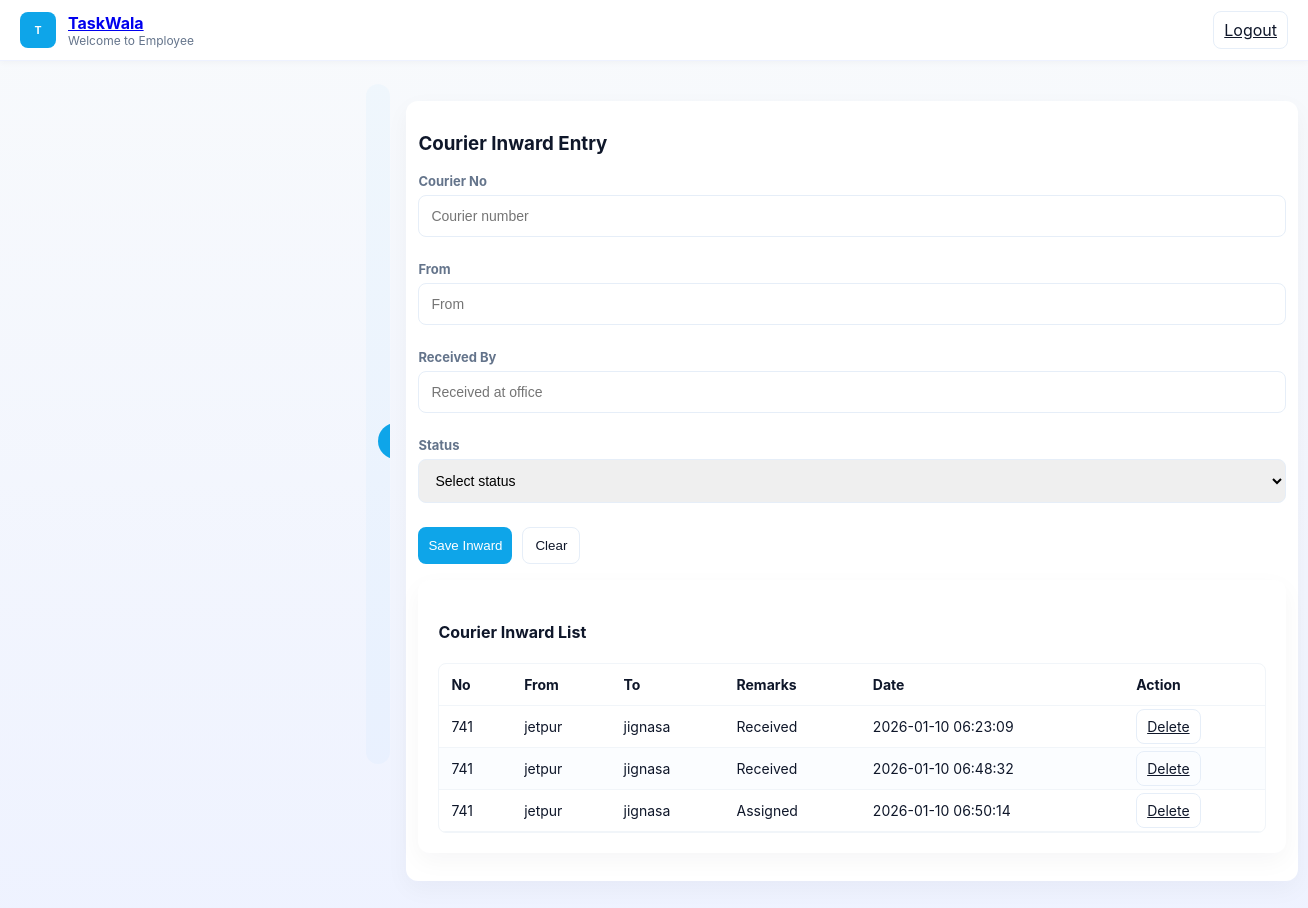
Page /admin/courier_inward.php on the committed database.
### tables this page shows
CREATE TABLE IF NOT EXISTS `courier_inward` (
  `id` int(11) NOT NULL AUTO_INCREMENT,
  `courier_number` int(100) NOT NULL,
  `from` varchar(500) DEFAULT NULL,
  `received_by` varchar(100) DEFAULT NULL,
  `status` enum('Received','Assigned','Delivered') DEFAULT 'Received',
  `date` timestamp NOT NULL DEFAULT CURRENT_TIMESTAMP,
  PRIMARY KEY (`id`)
);

### admin/courier_inward.php (the view, shortened to what this page needs)
<?php
include("./header.php");
?>
<main class="main-content" id="mainContent">
    <div class="card fullscreen">
        <h3>Courier Inward Entry</h3>
        <form action="./courier_in.php" method="post" onsubmit="return validateCourierForm()">
            <div class="form-row">
                <label>Courier No</label>
                <input id="cinNo" name="number" placeholder="Courier number">
            </div>
            <div class="form-row">
                <label>From</label>
                <input id="cinFrom" name="from" placeholder="From">
            </div>
            <div class="form-row">
                <label>Received By</label>
                <input id="cinTo" name="received_by" placeholder="Received at office">
            </div>
            <div class="form-row">
                <label>Status</label>
                <select id="cinStatus" name="status">
                    <option value="">Select status</option>
                </select>
            </div>
            <div class="form-actions">
                <button type="submit" class="btn">Save Inward</button>
                <button type="reset" class="btn-secondary">Clear</button>
            </div>
        </form>
        <div class="card" style="margin-top:16px">
            <h4 class="mt-5">Courier Inward List</h4>
            <div class="table-wrap">
                <table id="cinTable">
                    <?php
                    $query = "SELECT * FROM courier_inward ";
                    $result = mysqli_query($conn, $query);
                    ?>
                    <thead>
                        <tr>
                            <th>No</th>
                            <th>From</th>
                            <th>To</th>
                            <th>Remarks</th>
                            <th>Date</th>
                            <th>Action</th>
                        </tr>
                    </thead>
                    <tbody>
                        <?php while ($cin = mysqli_fetch_assoc($result)) { ?>
                            <tr>
                                <td>
                                    <?php echo $cin['courier_number']; ?>
                                </td>
                                <td>
                                    <?php echo $cin['from']; ?>
                                </td>
                                <td>
                                    <?php echo $cin['received_by']; ?>
                                </td>
                                <td>
                                    <?php echo $cin['status']; ?>
                                </td>
                                <td>
                                    <?php echo $cin['date']; ?>
                                </td>
                                <td><a data-id="ci_" href="./courier_delete.php?id<?php echo $cin['id']; ?>"
                                        class="delCin btn ghost">Delete</a></td>
                            </tr>
                        <?php } ?>
                    </tbody>
                </table>
            </div>
        </div>
    </div>
</main>

### css/style.css (style rules this page uses)
:root { --sky: #0ea5e9; --navy: #0f172a; --muted: #64748b; --bg: #f8fafc; --card: #ffffff }
* { box-sizing: border-box }
body { margin: 0; font-family: Inter, system-ui, Arial; background: linear-gradient(180deg, var(--bg), #eef2ff); color: var(--navy); -webkit-font-smoothing: antialiased }
.btn { padding: 8px 10px; border-radius: 8px; background: var(--sky); color: white; border: none; cursor: pointer }
.btn.ghost { background: transparent; color: var(--navy); border: 1px solid #e6eef8 }
.main-content { flex: 1; min-height: 70vh; padding-bottom: 40px; padding-top: 20px; min-width: 892px; }
.card { background: var(--card); padding: 20px; border-radius: 12px; box-shadow: 0 8px 24px rgba(15, 23, 42, 0.04); margin-bottom: 16px }
.form-row { display: flex; flex-direction: column; gap: 6px; margin-bottom: 14px }
.form-row label { font-weight: 700; color: var(--muted); font-size: 13px }
.form-row input, .form-row select, .form-row textarea { padding: 12px; border-radius: 8px; border: 1px solid #e6eef8; font-size: 14px }
.form-actions { display: flex; gap: 10px; margin-top: 8px }
.btn-secondary { background: white; border: 1px solid #e6eef8; color: var(--navy); padding: 10px 12px; border-radius: 8px; cursor: pointer }
.table-wrap { max-height: 420px; overflow: auto; border-radius: 8px; border: 1px solid #f1f5f9 }
table { width: 100%; border-collapse: collapse }
th, td { padding: 12px; border-bottom: 1px solid #f1f5f9; text-align: left; font-size: 14px }
tr:nth-child(even) { background: #fbfdff }
.fullscreen { width: 100%; min-height: 70vh; padding: 12px }

### rows in the picture
courier_inward: courier_number "741", from "jetpur", received_by "jignasa", status "Received", date "2026-01-10 06:23:09"
courier_inward: courier_number "741", from "jetpur", received_by "jignasa", status "Received", date "2026-01-10 06:48:32"
courier_inward: courier_number "741", from "jetpur", received_by "jignasa", status "Assigned", date "2026-01-10 06:50:14"
